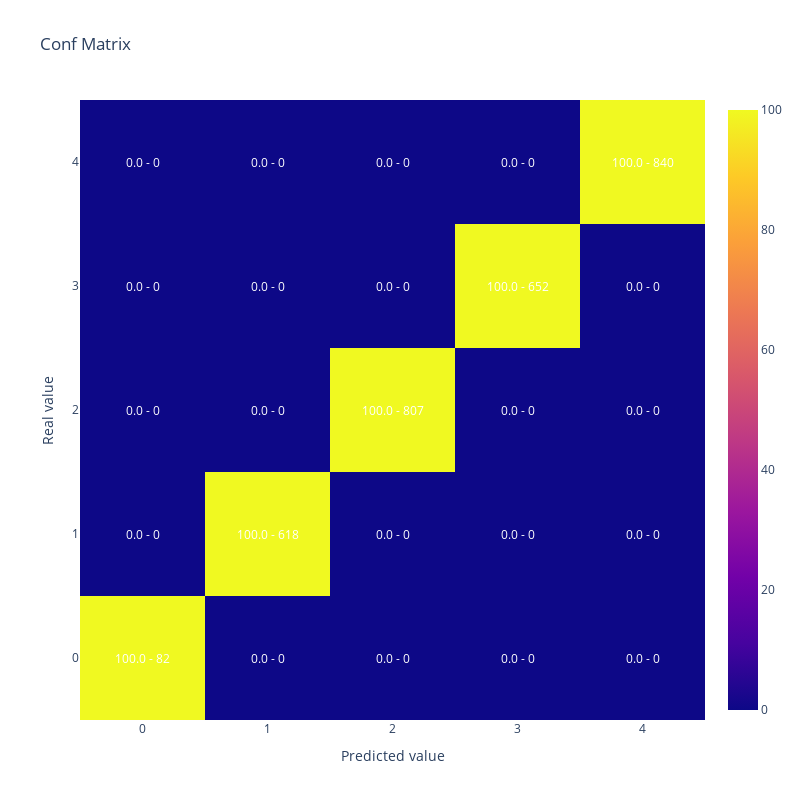

Source (notebook cell):
### Code cell
display(plot_confusion_matrix(y_test,y_test))

### Figure 1 — Plotly figure (JSON) as saved in the notebook; plotly's stock layout.template omitted (floating-point values rounded to 4 significant figures)
{"data": [{"type": "heatmap", "x": [0, 1, 2, 3, 4], "y": [0, 1, 2, 3, 4], "z": [[100, 0, 0, 0, 0], [0, 100, 0, 0, 0], [0, 0, 100, 0, 0], [0, 0, 0, 100, 0], [0, 0, 0, 0, 100]]}], "layout": {"annotations": [{"font": {"color": "white"}, "showarrow": false, "text": "100.0 - 82", "x": 0, "xref": "x", "y": 0, "yref": "y"}, {"font": {"color": "white"}, "showarrow": false, "text": "0.0 - 0", "x": 1, "xref": "x", "y": 0, "yref": "y"}, {"font": {"color": "white"}, "showarrow": false, "text": "0.0 - 0", "x": 2, "xref": "x", "y": 0, "yref": "y"}, {"font": {"color": "white"}, "showarrow": false, "text": "0.0 - 0", "x": 3, "xref": "x", "y": 0, "yref": "y"}, {"font": {"color": "white"}, "showarrow": false, "text": "0.0 - 0", "x": 4, "xref": "x", "y": 0, "yref": "y"}, {"font": {"color": "white"}, "showarrow": false, "text": "0.0 - 0", "x": 0, "xref": "x", "y": 1, "yref": "y"}, {"font": {"color": "white"}, "showarrow": false, "text": "100.0 - 618", "x": 1, "xref": "x", "y": 1, "yref": "y"}, {"font": {"color": "white"}, "showarrow": false, "text": "0.0 - 0", "x": 2, "xref": "x", "y": 1, "yref": "y"}, {"font": {"color": "white"}, "showarrow": false, "text": "0.0 - 0", "x": 3, "xref": "x", "y": 1, "yref": "y"}, {"font": {"color": "white"}, "showarrow": false, "text": "0.0 - 0", "x": 4, "xref": "x", "y": 1, "yref": "y"}, {"font": {"color": "white"}, "showarrow": false, "text": "0.0 - 0", "x": 0, "xref": "x", "y": 2, "yref": "y"}, {"font": {"color": "white"}, "showarrow": false, "text": "0.0 - 0", "x": 1, "xref": "x", "y": 2, "yref": "y"}, {"font": {"color": "white"}, "showarrow": false, "text": "100.0 - 807", "x": 2, "xref": "x", "y": 2, "yref": "y"}, {"font": {"color": "white"}, "showarrow": false, "text": "0.0 - 0", "x": 3, "xref": "x", "y": 2, "yref": "y"}, {"font": {"color": "white"}, "showarrow": false, "text": "0.0 - 0", "x": 4, "xref": "x", "y": 2, "yref": "y"}, {"font": {"color": "white"}, "showarrow": false, "text": "0.0 - 0", "x": 0, "xref": "x", "y": 3, "yref": "y"}, {"font": {"color": "white"}, "showarrow": false, "text": "0.0 - 0", "x": 1, "xref": "x", "y": 3, "yref": "y"}, {"font": {"color": "white"}, "showarrow": false, "text": "0.0 - 0", "x": 2, "xref": "x", "y": 3, "yref": "y"}, {"font": {"color": "white"}, "showarrow": false, "text": "100.0 - 652", "x": 3, "xref": "x", "y": 3, "yref": "y"}, {"font": {"color": "white"}, "showarrow": false, "text": "0.0 - 0", "x": 4, "xref": "x", "y": 3, "yref": "y"}, {"font": {"color": "white"}, "showarrow": false, "text": "0.0 - 0", "x": 0, "xref": "x", "y": 4, "yref": "y"}, {"font": {"color": "white"}, "showarrow": false, "text": "0.0 - 0", "x": 1, "xref": "x", "y": 4, "yref": "y"}, {"font": {"color": "white"}, "showarrow": false, "text": "0.0 - 0", "x": 2, "xref": "x", "y": 4, "yref": "y"}, {"font": {"color": "white"}, "showarrow": false, "text": "0.0 - 0", "x": 3, "xref": "x", "y": 4, "yref": "y"}, {"font": {"color": "white"}, "showarrow": false, "text": "100.0 - 840", "x": 4, "xref": "x", "y": 4, "yref": "y"}], "height": 800, "title": {"text": "Conf Matrix"}, "width": 800, "xaxis": {"title": {"text": "Predicted value"}}, "yaxis": {"title": {"text": "Real value"}}}}
